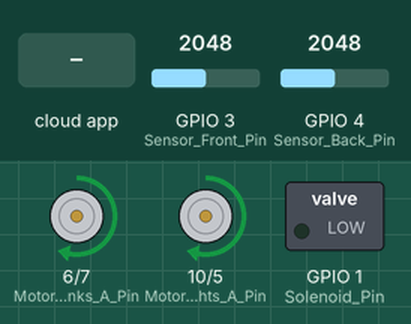
Simulated run of this sketch. Board: ESP32-S3. On the bench: motor-driver pin pairs drawn as motors (green arrow = first pin HIGH = forward, orange = second pin HIGH = backward, longer = more drive), switched loads named in the sketch (green lamp = pin HIGH). The inputs (shaded band) are chosen by the test bench; at power-on: GPIO 3 (Sensor_Front_Pin) = 2048, GPIO 4 (Sensor_Back_Pin) = 2048. The RemoteXY app is connected.

Above: at 4.2 s.
4.3 s: GPIO 3 (Sensor_Front_Pin) set to 1963
At 5.1 s:
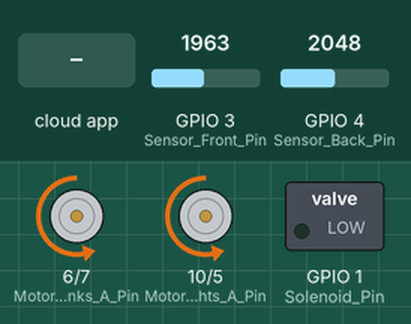
7.5 s: GPIO 4 (Sensor_Back_Pin) set to 1947
At 8.7 s:
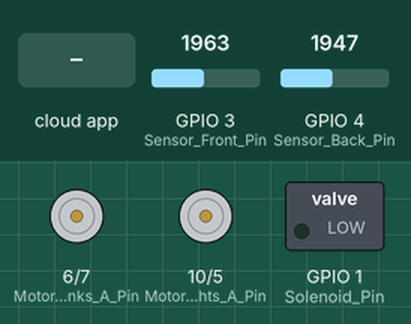
9.3 s: the phone or cloud app sets button_01 to 1
At 10.0 s:
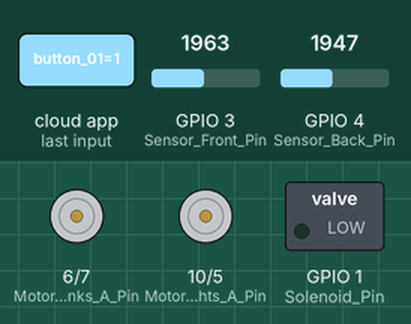
10.9 s: GPIO 4 (Sensor_Back_Pin) set to 2040
At 11.3 s:
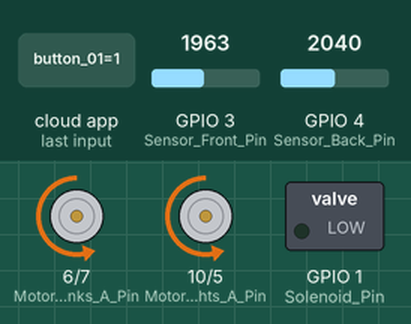
14.1 s: GPIO 4 (Sensor_Back_Pin) set to 1960
At 15.0 s:
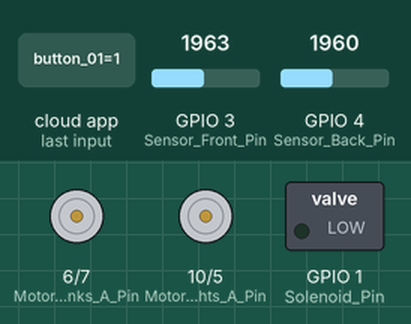
Timing chart, 0 to 17.0 s (numbered marks = the images above; inputs shaded):
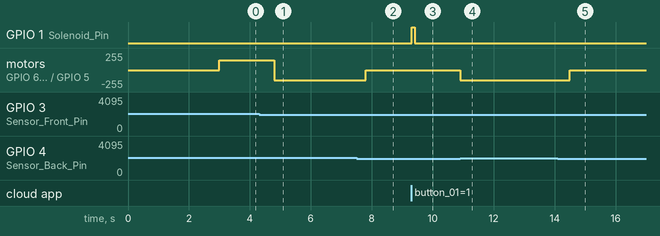

Measured:
- the behaviour switches between 2001 and 2000 on GPIO 3 (Sensor_Front_Pin) (found by bisection; images 0 and 1)
- the behaviour switches between 2001 and 2000 on GPIO 4 (Sensor_Back_Pin) (found by bisection; images 1 and 2)
- after the input at 4.3 s, motor on GPIO 6 (Motor_links_A_Pin) / GPIO 7 (Motor_links_B_Pin), motor on GPIO 10 (Motor_rechts_A_Pin) / GPIO 5 (Motor_rechts_B_Pin): forward 150/255 → backward 150/255 after 0.50 s
- after the input at 7.5 s, motor on GPIO 6 (Motor_links_A_Pin) / GPIO 7 (Motor_links_B_Pin), motor on GPIO 10 (Motor_rechts_A_Pin) / GPIO 5 (Motor_rechts_B_Pin): backward 150/255 → stopped after 0.31 s
- after the input at 9.3 s, GPIO 1 (Solenoid_Pin): LOW → HIGH at once, → LOW 0.10 s later
- after the input at 10.9 s, motor on GPIO 6 (Motor_links_A_Pin) / GPIO 7 (Motor_links_B_Pin), motor on GPIO 10 (Motor_rechts_A_Pin) / GPIO 5 (Motor_rechts_B_Pin): stopped → backward 150/255 at once
- after the input at 14.1 s, motor on GPIO 6 (Motor_links_A_Pin) / GPIO 7 (Motor_links_B_Pin), motor on GPIO 10 (Motor_rechts_A_Pin) / GPIO 5 (Motor_rechts_B_Pin): backward 150/255 → stopped after 0.41 s

The sketch:

Projekt_file_gruppe_07_D.ino
```cpp
#define REMOTEXY_MODE__ESP32CORE_BLE
#include <BLEDevice.h>
#include <RemoteXY.h>
#include "Pins1.h"
#include "PWM1.h"

#define REMOTEXY_BLUETOOTH_NAME "FussballRoboter_7D"
#define REMOTEXY_ACCESS_PASSWORD "1234"

const int SENSOR_THRESHOLD = 2000;


#pragma pack(push, 1)
uint8_t RemoteXY_CONF[] =
  { 255,3,0,2,0,117,0,19,0,0,0,70,117,115,115,98,97,108,108,95,
  82,111,98,111,116,101,114,95,55,68,0,29,2,106,200,200,84,1,1,5,
  0,5,208,21,143,143,5,10,74,74,32,150,8,31,1,63,102,57,57,158,
  46,32,31,10,6,1,72,105,116,33,0,129,21,9,71,29,70,2,79,12,
  64,13,70,117,195,159,98,97,108,108,114,111,98,111,116,101,114,0,70,65,
  17,43,43,116,20,11,11,16,24,64,0,70,43,93,43,43,116,33,11,11,
  16,8,64,0 };

struct {
  int8_t joystick_01_x;
  int8_t joystick_01_y;
  uint8_t button_01;
  uint8_t led_01;
  uint8_t led_02;
  uint8_t connect_flag;
} RemoteXY;
#pragma pack(pop)

void stopAll() {
  setMotorSpeed(Motor_links_A_Pin, Motor_links_B_Pin, 0);
  setMotorSpeed(Motor_rechts_A_Pin, Motor_rechts_B_Pin, 0);
}

void setMotorSpeed(int pinA, int pinB, int speed) {
  if (speed == 0) {
    PWM_analogWrite(pinA, 0);
    PWM_analogWrite(pinB, 0);
    digitalWrite(pinA, LOW);
    digitalWrite(pinB, LOW);
  } else if (speed > 0) {
    PWM_analogWrite(pinA, speed);
    PWM_analogWrite(pinB, 0);
  } else {
    PWM_analogWrite(pinA, 0);
    PWM_analogWrite(pinB, -speed);
  }
}

void setup() {

  pinMode(6, OUTPUT); digitalWrite(6, LOW);
  pinMode(7, OUTPUT); digitalWrite(7, LOW);
  pinMode(10, OUTPUT); digitalWrite(10, LOW);
  pinMode(5, OUTPUT); digitalWrite(5, LOW);
  pinMode(1, OUTPUT); digitalWrite(1, LOW);


  delay(3000);

  //Serial.begin(115200);
  RemoteXY_Init();
  PWM_init();

  pinMode(Sensor_Front_Pin, INPUT);
  pinMode(Sensor_Back_Pin, INPUT);

  pinMode(Solenoid_Pin, OUTPUT);
  digitalWrite(Solenoid_Pin, LOW);

  stopAll();
}

void loop() {
  RemoteXY_Handler();

  if (RemoteXY.connect_flag == 0) {
    stopAll();
    return;
  }


 static bool isShooting = false;

  if (RemoteXY.button_01 != 0) {
    if (isShooting == false) {

      digitalWrite(Solenoid_Pin, HIGH);
      delay(100);
      digitalWrite(Solenoid_Pin, LOW);

      isShooting = true;
    }

  } else {
    isShooting = false;
  }

  int frontValue = analogRead(Sensor_Front_Pin);
  int backValue = analogRead(Sensor_Back_Pin);


  bool frontLine = (frontValue > SENSOR_THRESHOLD);
  bool backLine = (backValue > SENSOR_THRESHOLD);

  RemoteXY.led_01 = frontLine ? 1 : 0;
  RemoteXY.led_02 = backLine ? 1 : 0;

  if (frontLine) {
    setMotorSpeed(Motor_links_A_Pin, Motor_links_B_Pin, 150);
    setMotorSpeed(Motor_rechts_A_Pin, Motor_rechts_B_Pin, 150);
    delay(600);
    stopAll();
    return;
  }

  if (backLine) {
    setMotorSpeed(Motor_links_A_Pin, Motor_links_B_Pin, -150);
    setMotorSpeed(Motor_rechts_A_Pin, Motor_rechts_B_Pin, -150);
    delay(600);
    stopAll();
    return;
  }

  int x = RemoteXY.joystick_01_x;
  int y = RemoteXY.joystick_01_y;

  int left = (y + x) * 2.5;
  int right = (y - x) * 2.5;

  left = constrain(left, -255, 255);
  right = constrain(right, -255, 255);

  if (abs(left) < 20) left = 0;
  if (abs(right) < 20) right = 0;

  setMotorSpeed(Motor_links_A_Pin, Motor_links_B_Pin, left);
  setMotorSpeed(Motor_rechts_A_Pin, Motor_rechts_B_Pin, right);

  delay(10);
}
```

PWM1.h
```cpp
#pragma once
#include <ESP32PWM.h>

ESP32PWM pwm1;
ESP32PWM pwm2;
ESP32PWM pwm3;
ESP32PWM pwm4;
int freq = 1000;

void PWM_init() {
  ESP32PWM::allocateTimer(0);
  ESP32PWM::allocateTimer(1);
  ESP32PWM::allocateTimer(2);
  ESP32PWM::allocateTimer(3);

  pwm1.attachPin(Motor_links_A_Pin, freq, 8);
  pwm2.attachPin(Motor_links_B_Pin, freq, 8);
  pwm3.attachPin(Motor_rechts_A_Pin, freq, 8);
  pwm4.attachPin(Motor_rechts_B_Pin, freq, 8);
}

void PWM_analogWrite(int Motor, int speed) {
  switch (Motor) {
    case Motor_links_A_Pin:
      pwm1.write(speed);
      break;
    case Motor_links_B_Pin:
      pwm2.write(speed);
      break;
    case Motor_rechts_A_Pin:
      pwm3.write(speed);
      break;
    case Motor_rechts_B_Pin:
      pwm4.write(speed);
      break;
  }
}
```

Pins1.h
```cpp
#pragma once

// ======================
// --- Pins ---
// ======================


const int Motor_links_A_Pin = 6;
const int Motor_links_B_Pin = 7;

const int Motor_rechts_A_Pin = 10;
const int Motor_rechts_B_Pin = 5;


const int Sensor_Front_Pin = 3;
const int Sensor_Back_Pin = 4;


const int Solenoid_Pin = 1  ;
```
